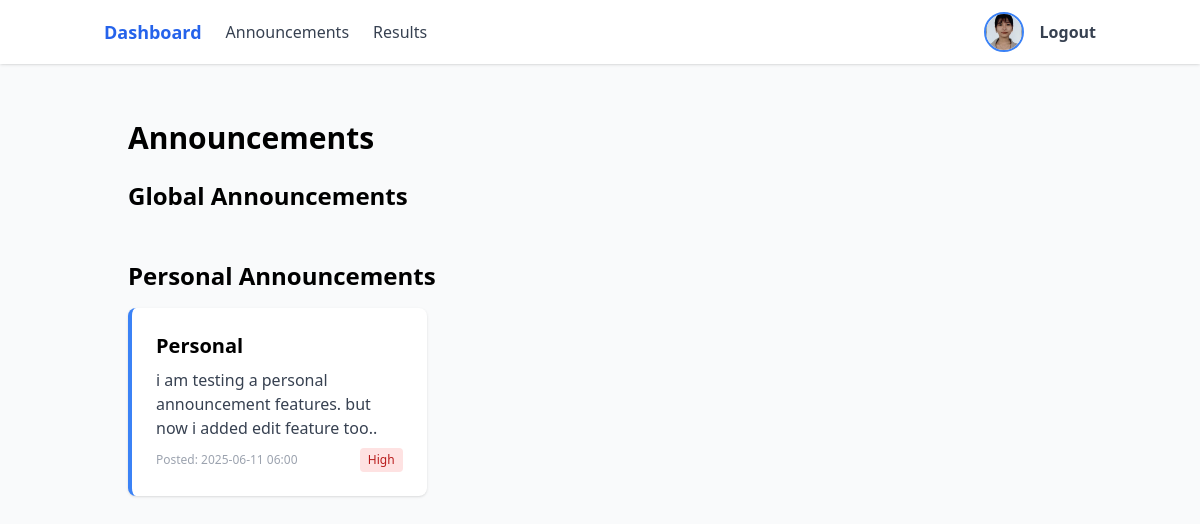
The app's page /student/announcements/ (signed in) with its own data.
### users/models.py (models this page shows, shortened)
class User(AbstractBaseUser, PermissionsMixin):
    ROLE_CHOICES = [
        ('teacher', 'Teacher'),
        ('student', 'Student'),
        ('admin', 'Admin'),
    ]
    email = models.EmailField(unique=True)
    role = models.CharField(max_length=10, choices=ROLE_CHOICES)
    is_active = models.BooleanField(default=True)
    is_staff = models.BooleanField(default=False)
    profile_image = models.ImageField(upload_to=user_profile_image_path, null=True, blank=True)
    full_name = models.CharField(max_length=255, null=True, blank=True)
    bio = models.TextField(null=True, blank=True)
    USERNAME_FIELD = 'email'
    REQUIRED_FIELDS = ['role']
    objects = UserManager()
    @property
    def is_teacher(self):
        return self.role == 'teacher'
    @property
    def is_student(self):
        return self.role == 'student'

class Announcement(models.Model):
    PRIORITY_CHOICES = [
        ('low', 'Low'),
        ('medium', 'Medium'),
        ('high', 'High'),
    ]
    title = models.CharField(max_length=200)
    content = models.TextField()
    created_by = models.ForeignKey(User, on_delete=models.CASCADE, related_name='announcements_created')
    created_at = models.DateTimeField(default=timezone.now)
    priority = models.CharField(max_length=10, choices=PRIORITY_CHOICES, default='medium')
    is_active = models.BooleanField(default=True)
    student = models.ForeignKey(User, on_delete=models.CASCADE, related_name='announcements', null=True, blank=True,
                              help_text='If set, this announcement is only visible to this specific student')
    class Meta:
        ordering = ['-created_at']

### users/views.py (the view)
# urls.py: path('student/announcements/', views.student_announcements, name='student_announcements'),
@login_required
def student_announcements(request):
    if not request.user.is_student:
        return redirect('login')
    announcements = Announcement.objects.filter(
        Q(is_active=True) & (Q(student=None) | Q(student=request.user))
    )
    return render(request, 'users/announcements.html', {'announcements': announcements})

### users/templates/users/announcements.html (shortened to what this page needs)
{% extends 'users/base.html' %}
{% block content %}
<div class="container mx-auto p-6">
    <h2 class="text-3xl font-bold mb-6">Announcements</h2>
    <div class="mb-8">
        <h3 class="text-2xl font-semibold mb-4">Global Announcements</h3>
    </div>
    <div>
        <h3 class="text-2xl font-semibold mb-4">Personal Announcements</h3>
        <div class="grid grid-cols-1 md:grid-cols-2 lg:grid-cols-3 gap-6">
            {% for announcement in announcements %}
                {% if announcement.student %}
                <div class="bg-white rounded-lg shadow p-6 border-l-4 border-blue-500">
                    <h3 class="text-xl font-semibold mb-2">{{ announcement.title }}</h3>
                    <p class="text-gray-700 mb-2">{{ announcement.content|truncatewords:20 }}</p>
                    <div class="flex items-center justify-between">
                        <span class="text-xs text-gray-400">Posted: {{ announcement.created_at|date:"Y-m-d H:i" }}</span>
                        {% if announcement.priority == 'high' %}
                            <span class="ml-2 text-xs px-2 py-1 rounded bg-red-100 text-red-700">{{ announcement.get_priority_display }}</span>
                        {% elif announcement.priority == 'medium' %}
                            <span class="ml-2 text-xs px-2 py-1 rounded bg-yellow-100 text-yellow-700">{{ announcement.get_priority_display }}</span>
                        {% else %}
                            <span class="ml-2 text-xs px-2 py-1 rounded bg-green-100 text-green-700">{{ announcement.get_priority_display }}</span>
                        {% endif %}
                    </div>
                </div>
                {% endif %}
            {% empty %}
            <div class="col-span-full text-gray-500">No personal announcements found.</div>
            {% endfor %}
        </div>
    </div>
</div>
{% endblock %}

### users/templates/users/navbar.html
{% if user.is_teacher %}
<nav class="bg-white shadow fixed top-0 left-0 right-0 z-50">
    <div class="container mx-auto px-4 py-3 flex items-center justify-between">
        <div class="flex items-center space-x-6">
            <a href="{% url 'teacher_dashboard' %}" class="text-blue-600 font-bold text-lg">Dashboard</a>
            <a href="{% url 'teacher_announcements' %}" class="text-gray-700 hover:text-blue-600">Announcements</a>
            <a href="{% url 'teacher_results' %}" class="text-gray-700 hover:text-blue-600">Results</a>
            <a href="{% url 'teacher_students' %}" class="text-gray-700 hover:text-blue-600">Students</a>
        </div>
        <div class="flex items-center space-x-4">
            <a href="{% url 'profile' %}" class="flex items-center">
                {% if user.profile_image %}
                    <img src="{{ user.profile_image.url }}" alt="Profile" class="w-10 h-10 rounded-full object-cover border-2 border-blue-500">
                {% else %}
                    <span class="w-10 h-10 flex items-center justify-center rounded-full bg-gray-300 text-gray-600">
                        <i class="fas fa-user"></i>
                    </span>
                {% endif %}
            </a>
            <a href="{% url 'logout' %}" class="text-gray-700 hover:text-red-500 font-semibold">Logout</a>
        </div>
    </div>
</nav>
{% else %}
<nav class="bg-white shadow fixed top-0 left-0 right-0 z-50">
    <div class="container mx-auto px-4 py-3 flex items-center justify-between">
        <div class="flex items-center space-x-6">
            <a href="{% url 'student_dashboard' %}" class="text-blue-600 font-bold text-lg">Dashboard</a>
            <a href="{% url 'student_announcements' %}" class="text-gray-700 hover:text-blue-600">Announcements</a>
            <a href="{% url 'student_results' %}" class="text-gray-700 hover:text-blue-600">Results</a>
        </div>
        <div class="flex items-center space-x-4">
            <a href="{% url 'profile' %}" class="flex items-center">
                {% if user.profile_image %}
                    <img src="{{ user.profile_image.url }}" alt="Profile" class="w-10 h-10 rounded-full object-cover border-2 border-blue-500">
                {% else %}
                    <span class="w-10 h-10 flex items-center justify-center rounded-full bg-gray-300 text-gray-600">
                        <i class="fas fa-user"></i>
                    </span>
                {% endif %}
            </a>
            <a href="{% url 'logout' %}" class="text-gray-700 hover:text-red-500 font-semibold">Logout</a>
        </div>
    </div>
</nav>
{% endif %}

### records on screen
User: profile_image (picture)
Announcement: title "Personal", content "i am testing a personal announcement features. but now i added edit feature too..", created_at "2025-06-11 06:00", priority "High"
